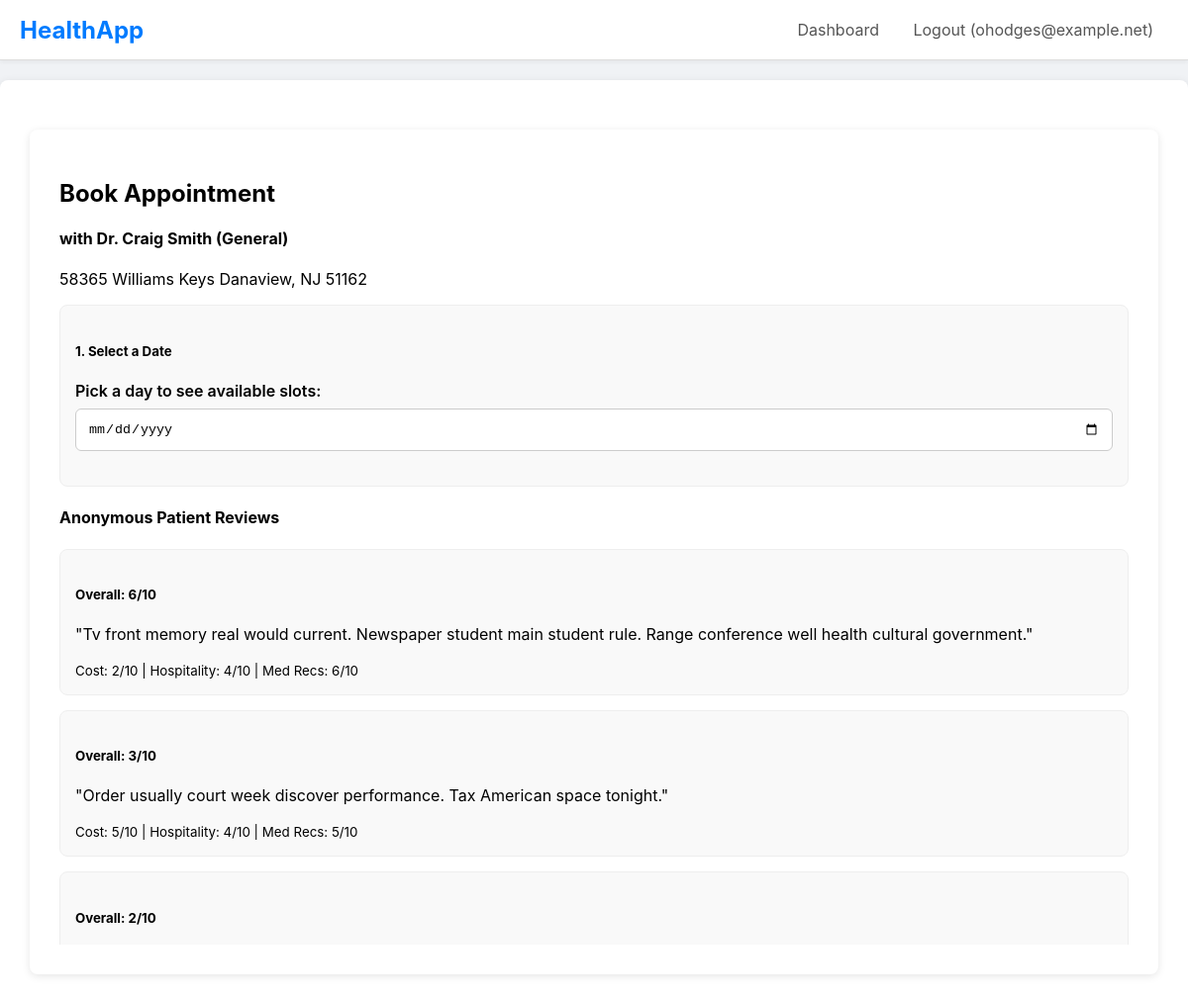
/book_appointment/6 (signed in), run on the app's committed database.
### main.py (models this page shows)
class User(db.Model, UserMixin):
    id = db.Column(db.Integer, primary_key=True)
    email = db.Column(db.String(120), unique=True, nullable=False)
    password_hash = db.Column(db.String(60), nullable=False)
    role = db.Column(db.String(20), nullable=False)
    patient_profile = db.relationship('PatientProfile', backref='user', uselist=False, cascade="all, delete-orphan")
    doctor_profile = db.relationship('DoctorProfile', backref='user', uselist=False, cascade="all, delete-orphan")
    insurance_profile = db.relationship('InsuranceProfile', backref='user', uselist=False, cascade="all, delete-orphan")

class DoctorProfile(db.Model):
    id = db.Column(db.Integer, primary_key=True)
    full_name = db.Column(db.String(100), nullable=False, default='Dr. Unnamed')
    phone = db.Column(db.String(20))
    specialty = db.Column(db.String(100))
    practice_address = db.Column(db.String(200))
    pincode = db.Column(db.String(10))
    latitude = db.Column(db.Float)
    longitude = db.Column(db.Float)
    availability_start_time = db.Column(db.Time) # e.g., 09:00:00
    availability_end_time = db.Column(db.Time)   # e.g., 17:00:00
    slot_duration_minutes = db.Column(db.Integer, default=30)
    user_id = db.Column(db.Integer, db.ForeignKey('user.id'), nullable=False, unique=True)
    records_written = db.relationship('MedicalRecord', backref='doctor', lazy='dynamic', foreign_keys='MedicalRecord.doctor_id')
    appointments = db.relationship('Appointment', backref='doctor', lazy='dynamic', foreign_keys='Appointment.doctor_id')
    reviews = db.relationship('DoctorReview', backref='doctor_profile', lazy='dynamic', foreign_keys='DoctorReview.doctor_id')
    files_written = db.relationship('MedicalFile', backref='doctor', lazy='dynamic', foreign_keys='MedicalFile.doctor_id')
    permitted_patients = db.relationship('PatientProfile', secondary=patient_doctor_permissions,
        back_populates='permitted_doctors')

class DoctorReview(db.Model):
    id = db.Column(db.Integer, primary_key=True)
    cost_rating = db.Column(db.Integer, nullable=False) # 1-10
    hospitality_rating = db.Column(db.Integer, nullable=False) # 1-10
    med_rec_rating = db.Column(db.Integer, nullable=False) # 1-10
    overall_rating = db.Column(db.Integer, nullable=False) # 1-10
    comment = db.Column(db.Text)
    created_at = db.Column(db.DateTime, nullable=False, default=db.func.current_timestamp())
    patient_id = db.Column(db.Integer, db.ForeignKey('patient_profile.id'), nullable=False)
    doctor_id = db.Column(db.Integer, db.ForeignKey('doctor_profile.id'), nullable=False)
    __table_args__ = (db.UniqueConstraint('patient_id', 'doctor_id', name='_patient_doctor_review_uc'),)

### main.py (the view, shortened to what this page needs)
@app.route("/book_appointment/<int:doctor_id>", methods=['GET', 'POST'])
@login_required
@role_required('patient')
def book_appointment(doctor_id):
    doctor = db.session.get(DoctorProfile, doctor_id)
    if not doctor:
        flash('Doctor not found.', 'danger')
        return redirect(url_for('patient_dashboard'))
    selected_date_str = request.args.get('date')
    selected_date = None
    available_slots = []
    today_date = datetime.date.today().isoformat()
    reviews = doctor.reviews.order_by(DoctorReview.created_at.desc()).all()
    return render_template('book_appointment.html',
                           doctor=doctor,
                           reviews=reviews,
                           selected_date=selected_date,
                           available_slots=available_slots,
                           today_date=today_date) # <-- Pass today's date to the template

### main.py (called while the page is built)
@login_manager.user_loader
def load_user(user_id):
    return db.session.get(User, int(user_id))

def role_required(role_name):
    def decorator(f):
        @wraps(f)
        def decorated_function(*args, **kwargs):
            if not current_user.is_authenticated or current_user.role != role_name:
                abort(403)
            if current_user.role == 'patient':
                g.profile = current_user.patient_profile
            elif current_user.role == 'doctor':
                g.profile = current_user.doctor_profile
            elif current_user.role == 'insurance':
                g.profile = current_user.insurance_profile
            return f(*args, **kwargs)
        return decorated_function
    return decorator

### templates/book_appointment.html (shortened to what this page needs)
{% extends 'layout.html' %}
{% block content %}
<div class="container mt-4">
    <h2>Book Appointment</h2>
    <h4>with {{ doctor.full_name }} ({{ doctor.specialty }})</h4>
    <p>{{ doctor.practice_address }}</p>
    <div class="row">
        <div class="col-md-6">
            <div class="card">
                <div class="card-body">
                    <h5 class="card-title">1. Select a Date</h5>
                    <div class="form-group">
                        <label for="appointment_date">Pick a day to see available slots:</label>
                        <input type="date" id="appointment_date" class="form-control"
                               value="{{ selected_date.isoformat() if selected_date else '' }}"
                               min="{{ today_date }}">
                    </div>
                </div>
            </div>
        </div>
        <div class="col-md-6">
            <h4>Anonymous Patient Reviews</h4>
            <div style="max-height: 400px; overflow-y: auto;">
                {% if reviews %}
                    {% for review in reviews %}
                        <div class="card mb-2">
                            <div class="card-body">
                                <h5 class="card-title">Overall: {{ review.overall_rating }}/10</h5>
                                <p class="card-text">"{{ review.comment }}"</p>
                                <small class="text-muted">
                                    Cost: {{ review.cost_rating }}/10 |
                                    Hospitality: {{ review.hospitality_rating }}/10 |
                                    Med Recs: {{ review.med_rec_rating }}/10
                                </small>
                            </div>
                        </div>
                    {% endfor %}
                {% else %}
                    <p>No reviews available for this doctor yet.</p>
                {% endif %}
            </div>
        </div>
    </div>
</div>
{% endblock %}

### templates/layout.html (shortened to what this page needs)
<!DOCTYPE html>
<html lang="en">
<head>
</head>
<body>
    <nav>
        <div class="logo"><a href="{{ url_for('home') }}" style="text-decoration: none; color: #007bff;">HealthApp</a></div>
        <div class="nav-links">
            {% if current_user.is_authenticated %}
                <a href="{{ url_for('dashboard') }}">Dashboard</a>
                <a href="{{ url_for('logout') }}">Logout ({{ current_user.email }})</a>
            {% else %}
                <a href="{{ url_for('login') }}">Login</a>
                <a href="{{ url_for('register') }}">Register</a>
            {% endif %}
        </div>
    </nav>
    <div class="container">
        {% block content %}{% endblock %}
    </div>
</body>
</html>

### templates/layout.html (style rules this page uses)
body { font-family: -apple-system, BlinkMacSystemFont, "Segoe UI", Roboto, Helvetica, Arial, sans-serif; margin: 0; background-color: #f0f2f5; }
nav { background-color: #ffffff; padding: 0 20px; border-bottom: 1px solid #ddd; display: flex; justify-content: space-between; align-items: center; box-shadow: 0 2px 4px rgba(0,0,0,0.05); }
nav .logo { font-size: 1.5rem; font-weight: bold; color: #007bff; }
nav .nav-links a { color: #555; text-decoration: none; padding: 20px 15px; display: inline-block; }
.container { max-width: 1200px; margin: 20px auto; background-color: #ffffff; padding: 30px; border-radius: 8px; box-shadow: 0 2px 8px rgba(0,0,0,0.1); }
.form-group { margin-bottom: 20px; }
.form-group label { display: block; margin-bottom: 8px; font-weight: 600; }
.form-group input, .form-group select, .form-group textarea { width: 100%; padding: 12px; border: 1px solid #ccc; border-radius: 6px; box-sizing: border-box; }
.card { background: #f9f9f9; border: 1px solid #eee; border-radius: 8px; padding: 15px; margin-bottom: 15px; }

### data on the page
User: email "ohodges@example.net"
DoctorProfile: full_name "Dr. Craig Smith", specialty "General", practice_address "58365 Williams Keys Danaview, NJ 51162"
DoctorReview: overall_rating "6", comment "Tv front memory real would current. Newspaper student main student rule. Range conference well health cultural government.", cost_rating "2", hospitality_rating "4", med_rec_rating "6"
DoctorReview: overall_rating "3", comment "Order usually court week discover performance. Tax American space tonight.", cost_rating "5", hospitality_rating "4", med_rec_rating "5"
DoctorReview: overall_rating "2"
